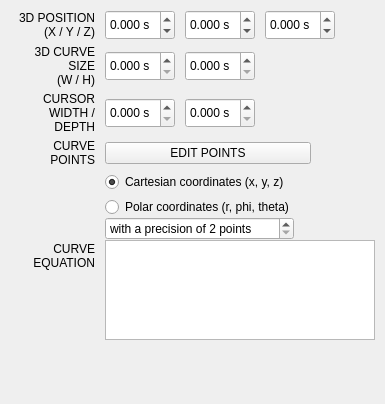
            <widget class="QWidget" name="ssTabInfoSpace">
             <property name="statusTip">
              <string>Objects and 3D space|Objects are positionned in a 3D space. These options allows you to control how objects interact with space:\n - absolute position\n - size of curves\n - playhead cursor size\n - curve trajectory points (manual or mathematical edition)</string>
             </property>
             <attribute name="title">
              <string>3D SPACE</string>
             </attribute>
             <layout class="QVBoxLayout" name="verticalLayout_9">
              <property name="spacing">
               <number>5</number>
              </property>
              <property name="margin">
               <number>10</number>
              </property>
              <item>
               <layout class="QHBoxLayout" name="horizontalLayout_5">
                <property name="spacing">
                 <number>10</number>
                </property>
                <item>
                 <widget class="QLabel" name="positionLabel">
                  <property name="minimumSize">
                   <size>
                    <width>85</width>
                    <height>20</height>
                   </size>
                  </property>
                  <property name="maximumSize">
                   <size>
                    <width>85</width>
                    <height>16777215</height>
                   </size>
                  </property>
                  <property name="text">
                   <string>3D POSITION
(X / Y / Z)</string>
                  </property>
                  <property name="alignment">
                   <set>Qt::AlignRight|Qt::AlignTrailing|Qt::AlignVCenter</set>
                  </property>
                  <property name="wordWrap">
                   <bool>true</bool>
                  </property>
                  <property name="buddy">
                   <cstring>positionX</cstring>
                  </property>
                 </widget>
                </item>
                <item>
                 <widget class="QDoubleSpinBox" name="positionX">
                  <property name="minimumSize">
                   <size>
                    <width>70</width>
                    <height>30</height>
                   </size>
                  </property>
                  <property name="maximumSize">
                   <size>
                    <width>70</width>
                    <height>16777215</height>
                   </size>
                  </property>
                  <property name="toolTip">
                   <string>Changes the absolute X-position of object</string>
                  </property>
                  <property name="suffix">
                   <string notr="true"> s</string>
                  </property>
                  <property name="decimals">
                   <number>3</number>
                  </property>
                  <property name="minimum">
                   <double>-999999.000000000000000</double>
                  </property>
                  <property name="maximum">
                   <double>999999.000000000000000</double>
                  </property>
                  <property name="singleStep">
                   <double>0.100000000000000</double>
                  </property>
                 </widget>
                </item>
                <item>
                 <widget class="QDoubleSpinBox" name="positionY">
                  <property name="minimumSize">
                   <size>
                    <width>70</width>
                    <height>30</height>
                   </size>
                  </property>
                  <property name="maximumSize">
                   <size>
                    <width>70</width>
                    <height>16777215</height>
                   </size>
                  </property>
                  <property name="toolTip">
                   <string>Changes the absolute Y-position of object</string>
                  </property>
                  <property name="suffix">
                   <string notr="true"> s</string>
                  </property>
                  <property name="decimals">
                   <number>3</number>
                  </property>
                  <property name="minimum">
                   <double>-999999.000000000000000</double>
                  </property>
                  <property name="maximum">
                   <double>999999.000000000000000</double>
                  </property>
                  <property name="singleStep">
                   <double>0.100000000000000</double>
                  </property>
                 </widget>
                </item>
                <item>
                 <widget class="QDoubleSpinBox" name="positionZ">
                  <property name="minimumSize">
                   <size>
                    <width>70</width>
                    <height>30</height>
                   </size>
                  </property>
                  <property name="maximumSize">
                   <size>
                    <width>70</width>
                    <height>16777215</height>
                   </size>
                  </property>
                  <property name="toolTip">
                   <string>Changes the absolute Z-position of object</string>
                  </property>
                  <property name="suffix">
                   <string notr="true"> s</string>
                  </property>
                  <property name="decimals">
                   <number>3</number>
                  </property>
                  <property name="minimum">
                   <double>-999999.000000000000000</double>
                  </property>
                  <property name="maximum">
                   <double>999999.000000000000000</double>
                  </property>
                  <property name="singleStep">
                   <double>0.100000000000000</double>
                  </property>
                 </widget>
                </item>
                <item>
                 <spacer name="horizontalSpacer_8">
                  <property name="orientation">
                   <enum>Qt::Horizontal</enum>
                  </property>
                  <property name="sizeHint" stdset="0">
                   <size>
                    <width>40</width>
                    <height>1</height>
                   </size>
                  </property>
                 </spacer>
                </item>
               </layout>
              </item>
              <item>
               <layout class="QHBoxLayout" name="horizontalLayout_16">
                <property name="spacing">
                 <number>10</number>
                </property>
                <item>
                 <widget class="QLabel" name="sizeLabel">
                  <property name="minimumSize">
                   <size>
                    <width>85</width>
                    <height>20</height>
                   </size>
                  </property>
                  <property name="maximumSize">
                   <size>
                    <width>85</width>
                    <height>16777215</height>
                   </size>
                  </property>
                  <property name="text">
                   <string>3D CURVE SIZE
(W / H)</string>
                  </property>
                  <property name="alignment">
                   <set>Qt::AlignRight|Qt::AlignTrailing|Qt::AlignVCenter</set>
                  </property>
                  <property name="wordWrap">
                   <bool>true</bool>
                  </property>
                  <property name="buddy">
                   <cstring>sizeWSpin</cstring>
                  </property>
                 </widget>
                </item>
                <item>
                 <widget class="QDoubleSpinBox" name="sizeWSpin">
                  <property name="minimumSize">
                   <size>
                    <width>70</width>
                    <height>30</height>
                   </size>
                  </property>
                  <property name="maximumSize">
                   <size>
                    <width>70</width>
                    <height>16777215</height>
                   </size>
                  </property>
                  <property name="toolTip">
                   <string>Resizes the object width</string>
                  </property>
                  <property name="suffix">
                   <string notr="true"> s</string>
                  </property>
                  <property name="decimals">
                   <number>3</number>
                  </property>
                  <property name="minimum">
                   <double>0.000000000000000</double>
                  </property>
                  <property name="maximum">
                   <double>999999.000000000000000</double>
                  </property>
                  <property name="singleStep">
                   <double>0.100000000000000</double>
                  </property>
                 </widget>
                </item>
                <item>
                 <widget class="QDoubleSpinBox" name="sizeHSpin">
                  <property name="minimumSize">
                   <size>
                    <width>70</width>
                    <height>30</height>
                   </size>
                  </property>
                  <property name="maximumSize">
                   <size>
                    <width>70</width>
                    <height>16777215</height>
                   </size>
                  </property>
                  <property name="toolTip">
                   <string>Resizes the object height</string>
                  </property>
                  <property name="suffix">
                   <string notr="true"> s</string>
                  </property>
                  <property name="decimals">
                   <number>3</number>
                  </property>
                  <property name="minimum">
                   <double>0.000000000000000</double>
                  </property>
                  <property name="maximum">
                   <double>999999.000000000000000</double>
                  </property>
                  <property name="singleStep">
                   <double>0.100000000000000</double>
                  </property>
                 </widget>
                </item>
                <item>
                 <spacer name="horizontalSpacer_9">
                  <property name="orientation">
                   <enum>Qt::Horizontal</enum>
                  </property>
                  <property name="sizeHint" stdset="0">
                   <size>
                    <width>40</width>
                    <height>1</height>
                   </size>
                  </property>
                 </spacer>
                </item>
               </layout>
              </item>
              <item>
               <layout class="QHBoxLayout" name="horizontalLayout_18">
                <property name="spacing">
                 <number>10</number>
                </property>
                <item>
                 <widget class="QLabel" name="widthLabel">
                  <property name="minimumSize">
                   <size>
                    <width>85</width>
                    <height>20</height>
                   </size>
                  </property>
                  <property name="maximumSize">
                   <size>
                    <width>85</width>
                    <height>16777215</height>
                   </size>
                  </property>
                  <property name="text">
                   <string>CURSOR
WIDTH / DEPTH</string>
                  </property>
                  <property name="alignment">
                   <set>Qt::AlignRight|Qt::AlignTrailing|Qt::AlignVCenter</set>
                  </property>
                  <property name="wordWrap">
                   <bool>true</bool>
                  </property>
                  <property name="buddy">
                   <cstring>widthSpin</cstring>
                  </property>
                 </widget>
                </item>
                <item>
                 <widget class="QDoubleSpinBox" name="widthSpin">
                  <property name="minimumSize">
                   <size>
                    <width>70</width>
                    <height>30</height>
                   </size>
                  </property>
                  <property name="maximumSize">
                   <size>
                    <width>70</width>
                    <height>16777215</height>
                   </size>
                  </property>
                  <property name="toolTip">
                   <string>Changes the width of cursor playhead</string>
                  </property>
                  <property name="suffix">
                   <string notr="true"> s</string>
                  </property>
                  <property name="decimals">
                   <number>3</number>
                  </property>
                  <property name="maximum">
                   <double>999999.000000000000000</double>
                  </property>
                  <property name="singleStep">
                   <double>0.100000000000000</double>
                  </property>
                 </widget>
                </item>
                <item>
                 <widget class="QDoubleSpinBox" name="depthSpin">
                  <property name="minimumSize">
                   <size>
                    <width>70</width>
                    <height>30</height>
                   </size>
                  </property>
                  <property name="maximumSize">
                   <size>
                    <width>70</width>
                    <height>16777215</height>
                   </size>
                  </property>
                  <property name="toolTip">
                   <string>Changes the depth of cursor playhead</string>
                  </property>
                  <property name="suffix">
                   <string notr="true"> s</string>
                  </property>
                  <property name="decimals">
                   <number>3</number>
                  </property>
                  <property name="maximum">
                   <double>999999.000000000000000</double>
                  </property>
                  <property name="singleStep">
                   <double>0.100000000000000</double>
                  </property>
                 </widget>
                </item>
                <item>
                 <spacer name="horizontalSpacer_25">
                  <property name="orientation">
                   <enum>Qt::Horizontal</enum>
                  </property>
                  <property name="sizeHint" stdset="0">
                   <size>
                    <width>40</width>
                    <height>1</height>
                   </size>
                  </property>
                 </spacer>
                </item>
               </layout>
              </item>
              <item>
               <layout class="QHBoxLayout" name="horizontalLayout_17">
                <property name="spacing">
                 <number>10</number>
                </property>
                <item>
                 <widget class="QLabel" name="pointsLabel">
                  <property name="minimumSize">
                   <size>
                    <width>85</width>
                    <height>20</height>
                   </size>
                  </property>
                  <property name="maximumSize">
                   <size>
                    <width>85</width>
                    <height>16777215</height>
                   </size>
                  </property>
                  <property name="text">
                   <string>CURVE
POINTS</string>
                  </property>
                  <property name="alignment">
                   <set>Qt::AlignRight|Qt::AlignTrailing|Qt::AlignVCenter</set>
                  </property>
                  <property name="wordWrap">
                   <bool>true</bool>
                  </property>
                 </widget>
                </item>
                <item>
                 <widget class="QPushButton" name="pointsLists">
                  <property name="minimumSize">
                   <size>
                    <width>206</width>
                    <height>22</height>
                   </size>
                  </property>
                  <property name="toolTip">
                   <string>Click here to manually edit curve points</string>
                  </property>
                  <property name="text">
                   <string>EDIT POINTS</string>
                  </property>
                 </widget>
                </item>
                <item>
                 <spacer name="horizontalSpacer_7">
                  <property name="orientation">
                   <enum>Qt::Horizontal</enum>
                  </property>
                  <property name="sizeHint" stdset="0">
                   <size>
                    <width>40</width>
                    <height>1</height>
                   </size>
                  </property>
                 </spacer>
                </item>
               </layout>
              </item>
              <item>
               <layout class="QGridLayout" name="gridLayout">
                <property name="horizontalSpacing">
                 <number>10</number>
                </property>
                <property name="verticalSpacing">
                 <number>0</number>
                </property>
                <item row="0" column="0" rowspan="4">
                 <widget class="QLabel" name="equationLabel">
                  <property name="minimumSize">
                   <size>
                    <width>85</width>
                    <height>20</height>
                   </size>
                  </property>
                  <property name="maximumSize">
                   <size>
                    <width>85</width>
                    <height>16777215</height>
                   </size>
                  </property>
                  <property name="text">
                   <string>CURVE
EQUATION</string>
                  </property>
                  <property name="alignment">
                   <set>Qt::AlignRight|Qt::AlignTrailing|Qt::AlignVCenter</set>
                  </property>
                  <property name="wordWrap">
                   <bool>true</bool>
                  </property>
                 </widget>
                </item>
                <item row="0" column="2">
                 <spacer name="horizontalSpacer_24">
                  <property name="orientation">
                   <enum>Qt::Horizontal</enum>
                  </property>
                  <property name="sizeHint" stdset="0">
                   <size>
                    <width>40</width>
                    <height>20</height>
                   </size>
                  </property>
                 </spacer>
                </item>
                <item row="2" column="1">
                 <widget class="QSpinBox" name="equationPoints">
                  <property name="toolTip">
                   <string>Defines the number of points used to calculate the 3D mathematical equation</string>
                  </property>
                  <property name="suffix">
                   <string> points</string>
                  </property>
                  <property name="prefix">
                   <string>with a precision of </string>
                  </property>
                  <property name="minimum">
                   <number>2</number>
                  </property>
                  <property name="maximum">
                   <number>9999</number>
                  </property>
                 </widget>
                </item>
                <item row="2" column="2">
                 <spacer name="horizontalSpacer_26">
                  <property name="orientation">
                   <enum>Qt::Horizontal</enum>
                  </property>
                  <property name="sizeHint" stdset="0">
                   <size>
                    <width>35</width>
                    <height>17</height>
                   </size>
                  </property>
                 </spacer>
                </item>
                <item row="3" column="1" colspan="2">
                 <widget class="QPlainTextEdit" name="equationEdit">
                  <property name="maximumSize">
                   <size>
                    <width>16777215</width>
                    <height>100</height>
                   </size>
                  </property>
                  <property name="toolTip">
                   <string>Changes the 3D mathematical equation of the curve</string>
                  </property>
                  <property name="plainText">
                   <string/>
                  </property>
                 </widget>
                </item>
                <item row="0" column="1">
                 <widget class="QWidget" name="equationType" native="true">
                  <layout class="QVBoxLayout" name="verticalLayout_8">
                   <property name="spacing">
                    <number>5</number>
                   </property>
                   <property name="margin">
                    <number>0</number>
                   </property>
                   <item>
                    <widget class="QRadioButton" name="equationType0">
                     <property name="text">
                      <string>Cartesian coordinates (x, y, z)</string>
                     </property>
                     <property name="checked">
                      <bool>true</bool>
                     </property>
                    </widget>
                   </item>
                   <item>
                    <widget class="QRadioButton" name="equationType1">
                     <property name="text">
                      <string>Polar coordinates (r, phi, theta)</string>
                     </property>
                    </widget>
                   </item>
                  </layout>
                 </widget>
                </item>
               </layout>
              </item>
              <item>
               <spacer name="verticalSpacer">
                <property name="orientation">
                 <enum>Qt::Vertical</enum>
                </property>
                <property name="sizeHint" stdset="0">
                 <size>
                  <width>20</width>
                  <height>54</height>
                 </size>
                </property>
               </spacer>
              </item>
             </layout>
            </widget>
